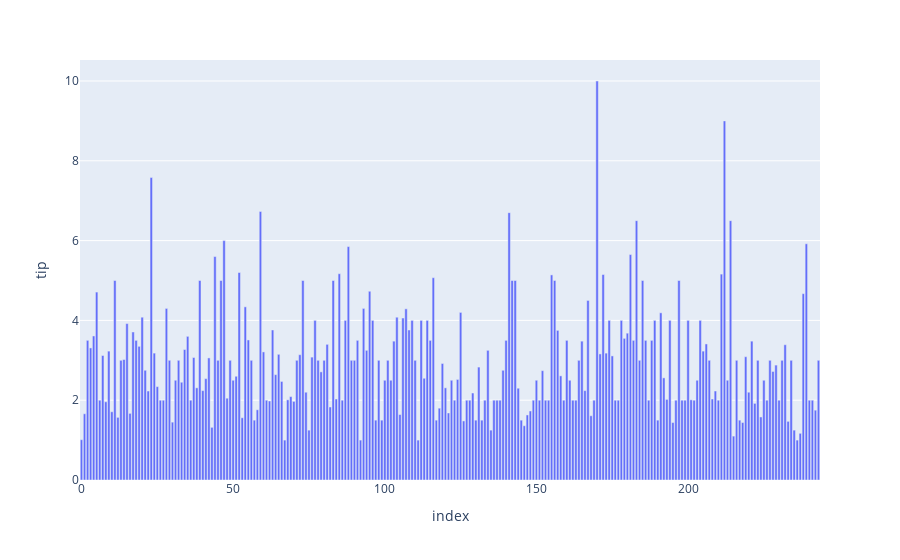

The cell this chart's notebook holds for it:
### Code cell
fig = px.bar(tips, y='tip')
fig.show()

### Figure 1 — Plotly figure (JSON) as saved in the notebook; plotly's stock layout.template omitted (floating-point values rounded to 4 significant figures; data arrays with more than 128 entries replaced by an {"elided": "..."} marker saying what was removed)
{"data": [{"hovertemplate": "index=%{x}<br>tip=%{y}<extra></extra>", "legendgroup": "", "marker": {"color": "#636efa", "pattern": {"shape": ""}}, "name": "", "orientation": "v", "showlegend": false, "textposition": "auto", "type": "bar", "x": {"elided": "244 int values"}, "xaxis": "x", "y": {"elided": "244 float values"}, "yaxis": "y"}], "layout": {"barmode": "relative", "legend": {"tracegroupgap": 0}, "margin": {"t": 60}, "xaxis": {"anchor": "y", "domain": [0, 1], "title": {"text": "index"}}, "yaxis": {"anchor": "x", "domain": [0, 1], "title": {"text": "tip"}}}}
